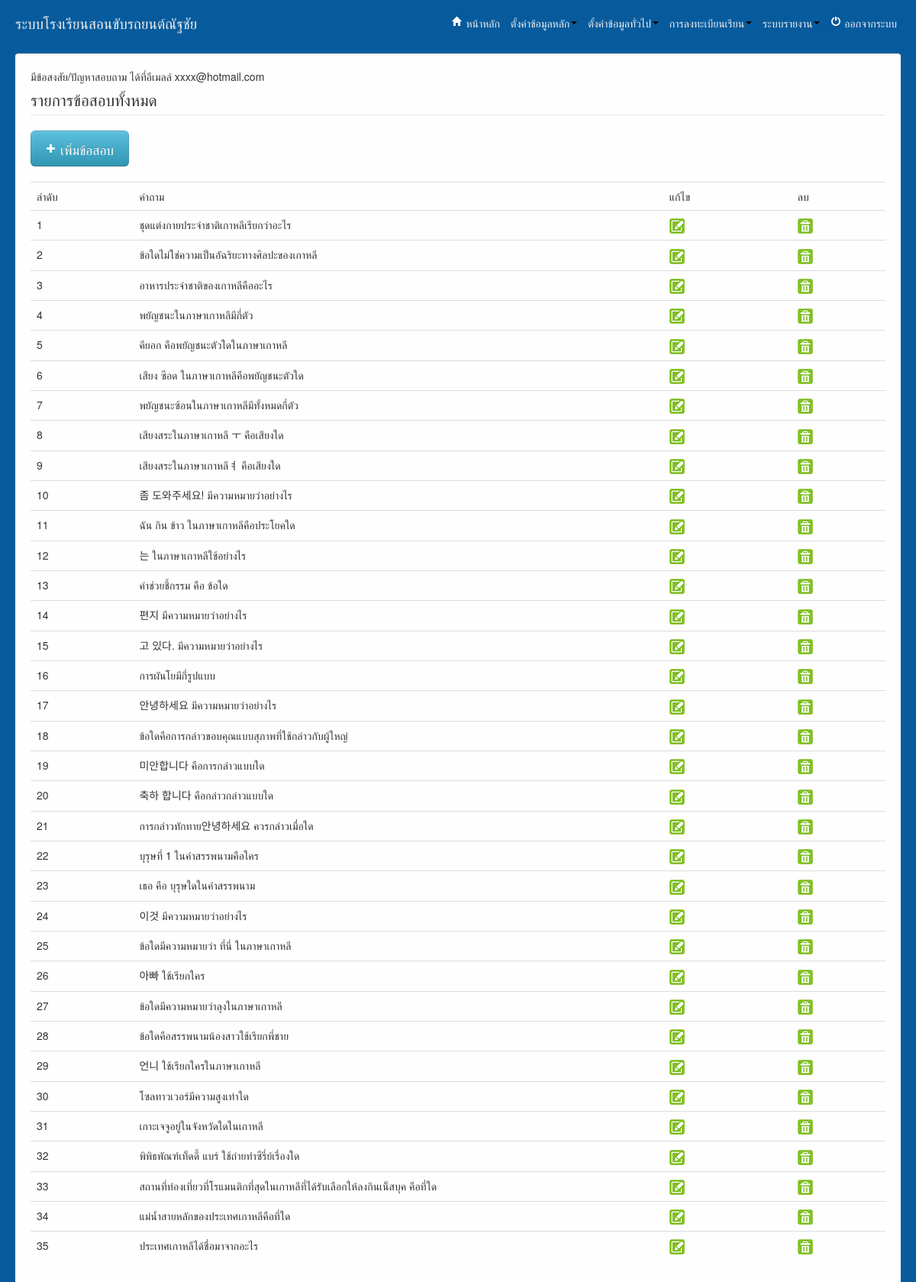
/admin/index.php?url=index_question.php (signed in), run on the app's committed database.
### tables this page shows
CREATE TABLE IF NOT EXISTS `question` (
  `QuestionID` int(11) NOT NULL AUTO_INCREMENT,
  `Question` varchar(500) NOT NULL,
  `AnswerTrue` varchar(300) NOT NULL,
  PRIMARY KEY (`QuestionID`)
);

### db/function.php (called while the page is built, shortened)
<?php
	function select($table,$condition){
		$query=mysql_query("SELECT * FROM $table WHERE $condition") or die (mysql_error());
		return $query;
	}
?>

### admin/index_question.php (the view, shortened to what this page needs)
<?php
include_once('../db/function.php');
?>
<legend>รายการข้อสอบทั้งหมด</legend>
<a href="index.php?url=form_question.php" class="btn btn-large btn-info"><i class="icon icon-plus icon-white"></i> เพิ่มข้อสอบ</a>
<br><br>
<table class="table table-hover">
    <tr>
        <td width="12%"><div class="center">ลำดับ</div></td>
        <td width="62%"><div class="margin">คำถาม</div></td>
        <td width="15%"><div class="center">แก้ไข</div></td>
        <td width="11%"><div class="center">ลบ</div></td>
    </tr>
<?php
$select = select("question", "1=1");
$no = 0;
while ($que = mysql_fetch_array($select)) {
    $no++;
    ?>
        <tr>
            <td><div class="center"><?= $no; ?></div></td>
            <td><div class="margin"><?php echo $que['Question']; ?></div></td>
            <td><div class="center"><img src="img/Write2.png" class="cusor" onclick="window.location = 'index.php?url=edit_question.php&QuestionID=<?php echo $que['QuestionID']; ?>';" /></div></td>
            <td><div class="center"><img src="img/Trash.png" class="cusor" onclick="window.location = 'index.php?url=index_question.php&Act=Del&QuestionID=<?= $que['QuestionID']; ?>&Question=<?= $que['Question'] ?>';" /></div></td>
        </tr>
<?php } ?>
</table>

### admin/css/mycss.css (style rules this page uses)
* { margin: 0; padding: 0; }

### data on the page
question: Question "ชุดแต่งกายประจำชาติเกาหลีเรียกว่าอะไร"
question: Question "ข้อใดไม่ใช่ความเป็นอัฉริยะทางศิลปะของเกาหลี"
question: Question "อาหารประจำชาติของเกาหลีคืออะไร"
question: Question "พยัญชนะในภาษาเกาหลีมีกี่ตัว"
question: Question "คียอก คือพยัญชนะตัวใดในภาษาเกาหลี"
question: Question "เสียง ซีอด ในภาษาเกาหลีคือพยัญชนะตัวใด"
question: Question "พยัญชนะซ้อนในภาษาเกาหลีมีทั้งหมดกี่ตัว"
question: Question "เสียงสระในภาษาเกาหลี ㅜ คือเสียงใด"
question: Question "เสียงสระในภาษาเกาหลีㅕ คือเสียงใด"
question: Question "좀 도와주세요! มีความหมายว่าอย่างไร"
question: Question "ฉัน กิน ข้าว ในภาษาเกาหลีคือประโยคใด"
question: Question "는 ในภาษาเกาหลีใช้อย่างไร"
question: Question "คำช่วยชี้กรรม คือ ข้อใด"
question: Question "편지 มีความหมายว่าอย่างไร"
question: Question "고 있다. มีความหมายว่าอย่างไร"
question: Question "การผันโยมีกี่รูปแบบ"
question: Question "안녕하세요 มีความหมายว่าอย่างไร"
question: Question "ข้อใดคือการกล่าวขอบคุณแบบสุภาพที่ใช้กล่าวกับผู้ใหญ่"
question: Question "미안합니다 คือการกล่าวแบบใด"
question: Question "축하 합니다 คือกล่าวกล่าวแบบใด"
question: Question "การกล่าวทักทาย안녕하세요 ควรกล่าวเมื่อใด"
question: Question "บุรุษที่ 1 ในคำสรรพนามคือใคร"
question: Question "เธอ คือ บุรุษใดในคำสรรพนาม"
question: Question "이것 มีความหมายว่าอย่างไร"
question: Question "ข้อใดมีความหมายว่า ที่นี่ ในภาษาเกาหลี"
question: Question "아빠 ใช้เรียกใคร"
question: Question "ข้อใดมีความหมายว่าลุงในภาษาเกาหลี"
question: Question "ข้อใดคือสรรพนามน้องสาวใช้เรียกพี่ชาย"
question: Question "언니 ใช้เรียกใครในภาษาเกาหลี"
question: Question "โซลทาวเวอร์มีความสูงเท่าใด"
question: Question "เกาะเจจูอยู่ในจังหวัดใดในเกาหลี"
question: Question "พิพิธพัณฑ์เท็ดดี้ แบร์ ใช้ถ่ายทำซีรี่ย์เรื่องใด"
question: Question "สถานที่ท่องเที่ยวที่โรแมนติกที่สุดในเกาหลีที่ได้รับเลือกให้ลงกินเน็สบุค คือที่ใด"
question: Question "แม่น้ำสายหลักของประเทศเกาหลีคือที่ใด"
question: Question "ประเทศเกาหลีได้ชื่อมาจากอะไร"
